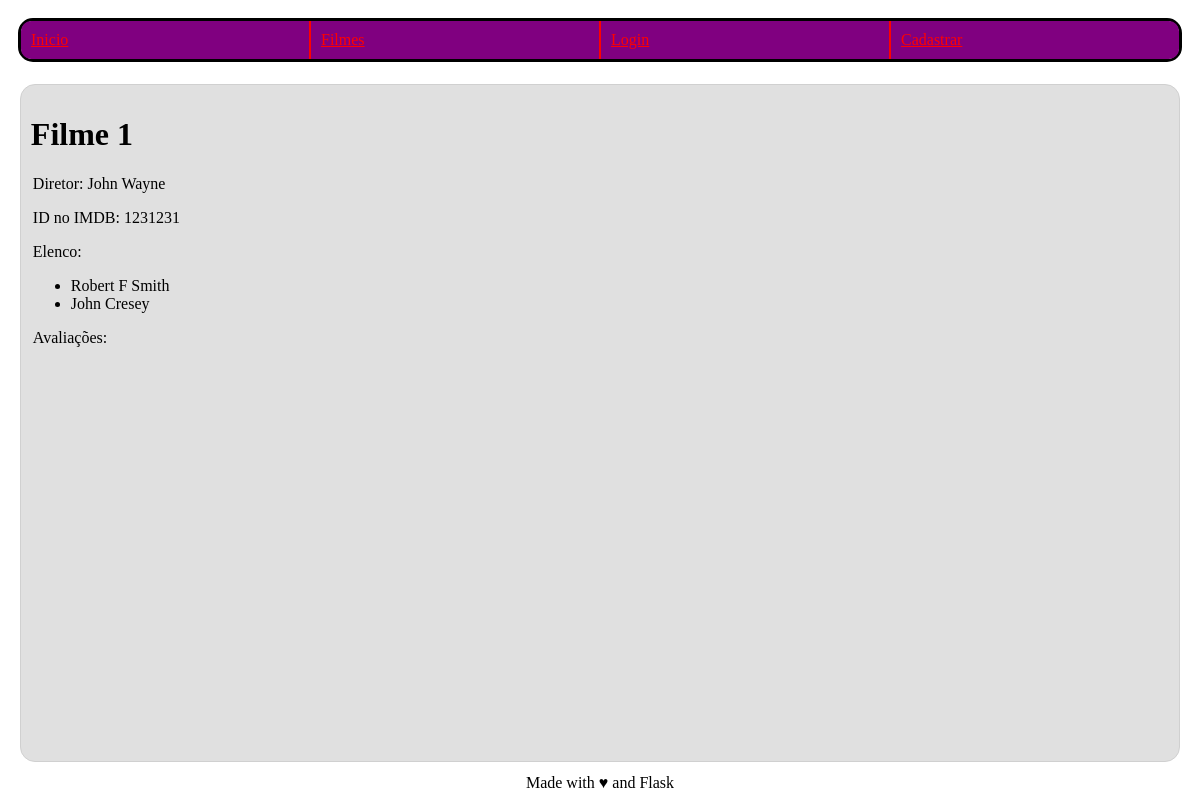
/filme/3/, run on an earlier commit of the app's database.
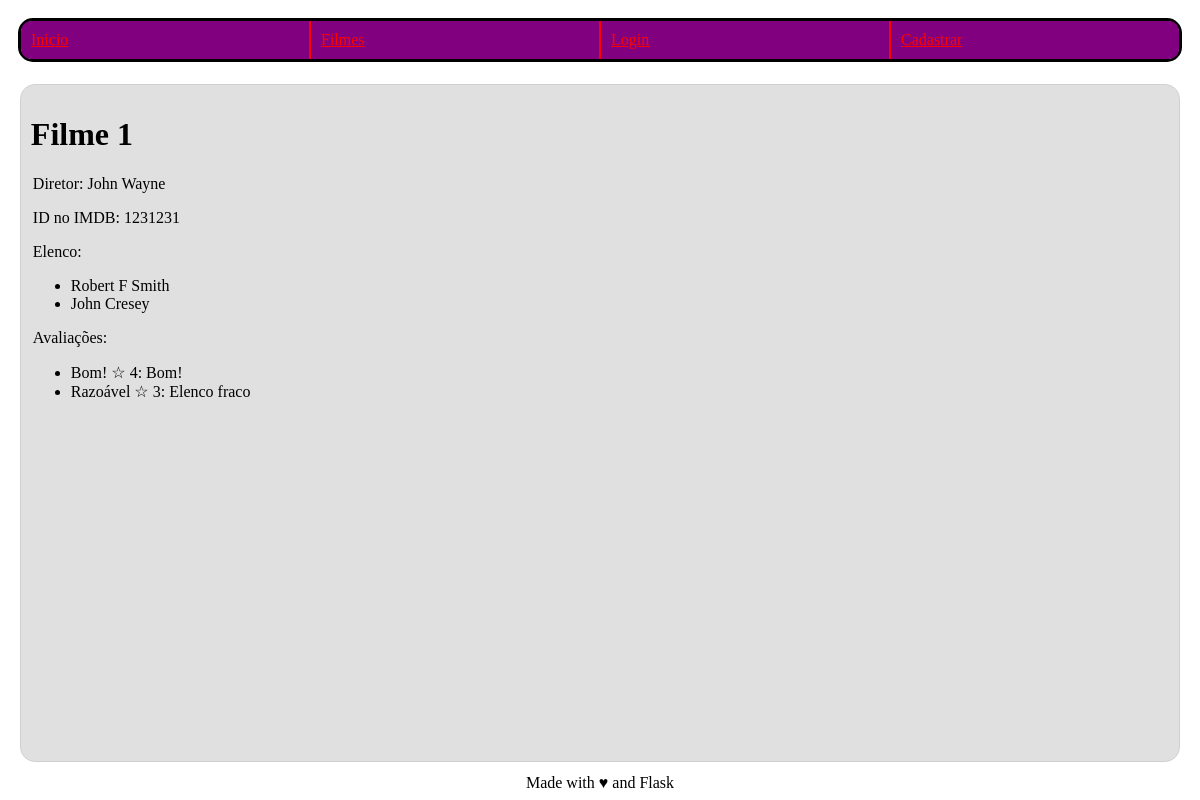
And on a later commit of the database.
### imdb/filme/models.py (models this page shows, shortened)
class Avaliacao(db.Model):
    __tablename__ = 'avaliacao'
    id = db.Column(db.Integer, primary_key=True)
    titulo = db.Column(db.String(200), nullable=False)
    corpo = db.Column(db.String(500))
    estrelas = db.Column(db.Integer, nullable=False)
    id_filme = db.Column(db.Integer, db.ForeignKey('filme.id'), nullable=False)
    id_usuario = db.Column(db.Integer, db.ForeignKey('usuario.id'), nullable=False)

### imdb/filme/views.py (the view)
@filme.route("/<id_filme>/")
def visualizar(id_filme):
    filme = Filme.query.get_or_404(id_filme)
    comentarios = Avaliacao.query.filter(Avaliacao.id_filme==id_filme)
    return render_template("visualizar.html.j2", filme=filme, comentarios=comentarios)

### imdb/filme/templates/visualizar.html.j2 (shortened to what this page needs)
{% extends "base.html.j2" %}
{% block content %}
  <h1>{{filme.titulo}}</h1>
  <p>Diretor: {{filme.diretor}}</p>
  <p>ID no IMDB: {{filme.id_imdb}}</p>
  <p>Elenco: </p>
  <ul>
    {% for ator in filme.atores.split(',')%}
    <li>{{ator}}</li>
    {% endfor%}
  </ul>
  <p>Avaliações: </p>
  <ul>
    {% for comentario in comentarios %}
    <li>{{comentario.titulo}} <a>&star;</a> {{comentario.estrelas}}: {{comentario.corpo}}</li>
    {% endfor%}
  </ul>
{% endblock %}

What changed in the data, as far as the page shows it:
added Avaliacao: titulo "Bom!", estrelas "4", corpo "Bom!"
added Avaliacao: titulo "Razoável", estrelas "3", corpo "Elenco fraco"
